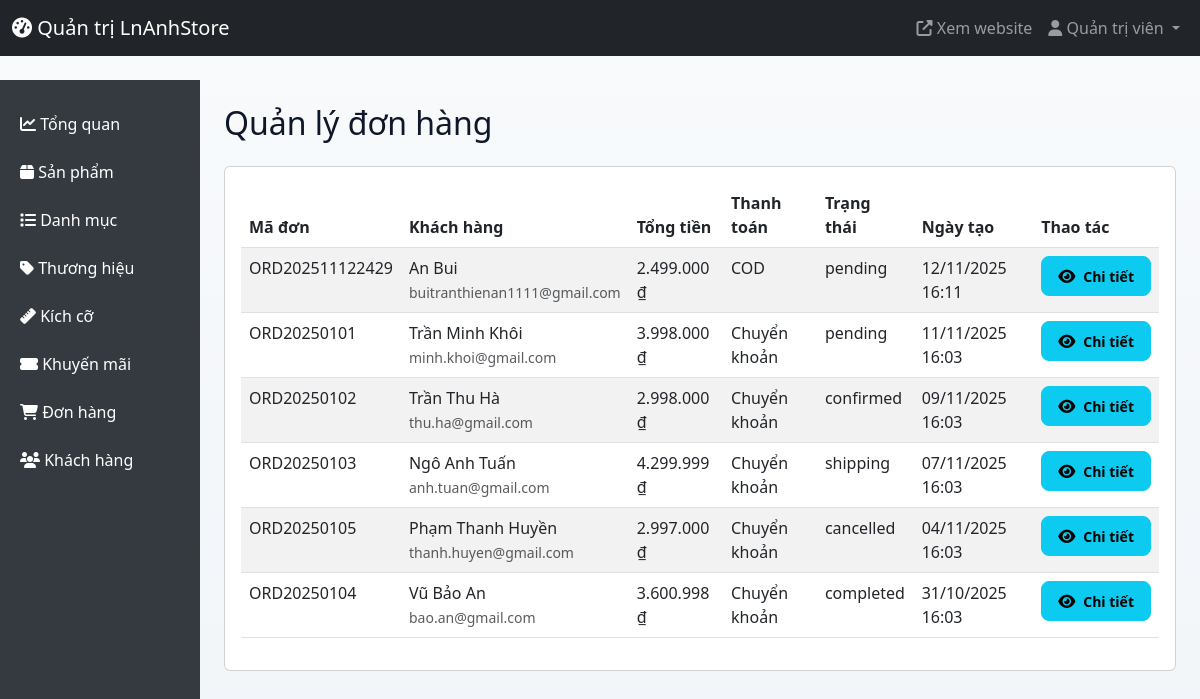
The app's page /admin/orders.php (signed in) with its own data.
### tables this page shows
CREATE TABLE `orders` (
  `id` int(11) NOT NULL,
  `id_user` int(11) NOT NULL,
  `order_code` varchar(50) NOT NULL,
  `full_name` varchar(255) NOT NULL,
  `phone` varchar(20) NOT NULL,
  `address` text NOT NULL,
  `payment_method` varchar(50) NOT NULL,
  `coupon_code` varchar(50) DEFAULT NULL,
  `discount_amount` decimal(10,2) NOT NULL DEFAULT 0.00,
  `total_amount` decimal(10,2) NOT NULL,
  `status` enum('pending','confirmed','shipping','completed','cancelled') NOT NULL DEFAULT 'pending',
  `created_at` timestamp NOT NULL DEFAULT current_timestamp(),
  `updated_at` timestamp NOT NULL DEFAULT current_timestamp() ON UPDATE current_timestamp()
);

CREATE TABLE `users` (
  `id` int(11) NOT NULL,
  `email` varchar(255) NOT NULL,
  `password` varchar(255) NOT NULL,
  `full_name` varchar(255) NOT NULL,
  `phone` varchar(20) DEFAULT NULL,
  `address` text DEFAULT NULL,
  `role` enum('customer','admin') NOT NULL DEFAULT 'customer',
  `status` enum('active','locked') NOT NULL DEFAULT 'active',
  `created_at` timestamp NOT NULL DEFAULT current_timestamp()
);

### includes/functions.php (called while the page is built, shortened)
<?php
function format_price($price) {
    return number_format($price, 0, ',', '.') . ' ₫';
}
function get_status_badge($status) {
    $badges = [
        'pending' => '<span class="badge bg-warning text-dark">Chờ xử lý</span>',
        'confirmed' => '<span class="badge bg-info">Đã xác nhận</span>',
        'shipping' => '<span class="badge bg-primary">Đang giao</span>',
        'completed' => '<span class="badge bg-success">Hoàn thành</span>',
        'cancelled' => '<span class="badge bg-danger">Đã hủy</span>',
        'active' => '<span class="badge bg-success">Hoạt động</span>',
        'locked' => '<span class="badge bg-danger">Đã khóa</span>'
    ];
    return $badges[$status] ?? $status;
}
?>

### admin/orders.php (the view, shortened to what this page needs)
<?php
require_once '../config/database.php';
require_once '../includes/functions.php';
$orders = $db_conn->query("
    SELECT o.*, u.full_name as customer_name, u.email as customer_email
    FROM orders o
    JOIN users u ON o.id_user = u.id
    ORDER BY o.created_at DESC
")->fetchAll();
include 'header.php';
?>
<h2 class="mb-4">Quản lý đơn hàng</h2>
<div class="card">
    <div class="card-body">
        <div class="table-responsive">
            <table class="table table-striped">
                <thead>
                    <tr>
                        <th>Mã đơn</th>
                        <th>Khách hàng</th>
                        <th>Tổng tiền</th>
                        <th>Thanh toán</th>
                        <th>Trạng thái</th>
                        <th>Ngày tạo</th>
                        <th>Thao tác</th>
                    </tr>
                </thead>
                <tbody>
                    <?php foreach ($orders as $order): ?>
                        <tr>
                            <td><?php echo htmlspecialchars($order['order_code']); ?></td>
                            <td>
                                <?php echo htmlspecialchars($order['customer_name']); ?><br>
                                <small class="text-muted"><?php echo htmlspecialchars($order['customer_email']); ?></small>
                            </td>
                            <td><?php echo format_price($order['total_amount']); ?></td>
                            <td><?php echo $order['payment_method'] === 'cod' ? 'COD' : 'Chuyển khoản'; ?></td>
                            <td><?php echo get_status_badge($order['status']); ?></td>
                            <td><?php echo date('d/m/Y H:i', strtotime($order['created_at'])); ?></td>
                            <td class="table-actions">
                                <a href="/admin/order-detail.php?id=<?php echo $order['id']; ?>" class="btn btn-sm btn-info">
                                    <i class="fas fa-eye"></i> Chi tiết
                                </a>
                            </td>
                        </tr>
                    <?php endforeach; ?>
                </tbody>
            </table>
        </div>
    </div>
</div>
<?php include 'footer.php'; ?>

### assets/css/style.css (style rules this page uses)
:root { --color-dark: #0f172a; --color-muted: #64748b; --color-primary: #2563eb; --color-primary-soft: #eff6ff; --color-border: #e2e8f0; --color-surface: #ffffff; --radius-sm: 8px; --radius-md: 12px; --shadow-xs: 0 4px 12px rgba(15, 23, 42, 0.05); --shadow-sm: 0 12px 32px rgba(15, 23, 42, 0.08); }
body { min-height: 100vh; display: flex; flex-direction: column; font-family: 'Segoe UI', Tahoma, Geneva, Verdana, sans-serif; color: var(--color-dark); background: linear-gradient(180deg, #f8fafc 0%, #f1f5f9 100%); }
.btn { border-radius: var(--radius-sm) !important; min-height: 40px; max-height: 40px; height: 40px; padding: 0 1.25rem; display: inline-flex; align-items: center; justify-content: center; gap: 0.5rem; font-weight: 600; transition: transform 0.2s ease, box-shadow 0.2s ease, background 0.2s ease; }
.btn-sm, .btn-lg { min-height: 40px; max-height: 40px; height: 40px; padding: 0 1rem; }
.btn i { font-size: 0.95rem; }
.table-actions { white-space: nowrap; }

### records on screen
orders: order_code "ORD202511122429", id_user.full_name "An Bui", id_user.email "buitranthienan1111@gmail.com", total_amount "2.499.000 ₫", payment_method "COD", status "pending", created_at "12/11/2025 16:11"
orders: order_code "ORD20250101", id_user.full_name "Trần Minh Khôi", id_user.email "minh.khoi@gmail.com", total_amount "3.998.000 ₫", payment_method "Chuyển khoản", status "pending", created_at "11/11/2025 16:03"
orders: order_code "ORD20250102", id_user.full_name "Trần Thu Hà", id_user.email "thu.ha@gmail.com", total_amount "2.998.000 ₫", payment_method "Chuyển khoản", status "confirmed", created_at "09/11/2025 16:03"
orders: order_code "ORD20250103", id_user.full_name "Ngô Anh Tuấn", id_user.email "anh.tuan@gmail.com", total_amount "4.299.999 ₫", payment_method "Chuyển khoản", status "shipping", created_at "07/11/2025 16:03"
orders: order_code "ORD20250105", id_user.full_name "Phạm Thanh Huyền", id_user.email "thanh.huyen@gmail.com", total_amount "2.997.000 ₫", payment_method "Chuyển khoản", status "cancelled", created_at "04/11/2025 16:03"
orders: order_code "ORD20250104", id_user.full_name "Vũ Bảo An", id_user.email "bao.an@gmail.com", total_amount "3.600.998 ₫", payment_method "Chuyển khoản", status "completed", created_at "31/10/2025 16:03"

### other values on screen
$_SESSION['full_name'] "Quản trị viên"
